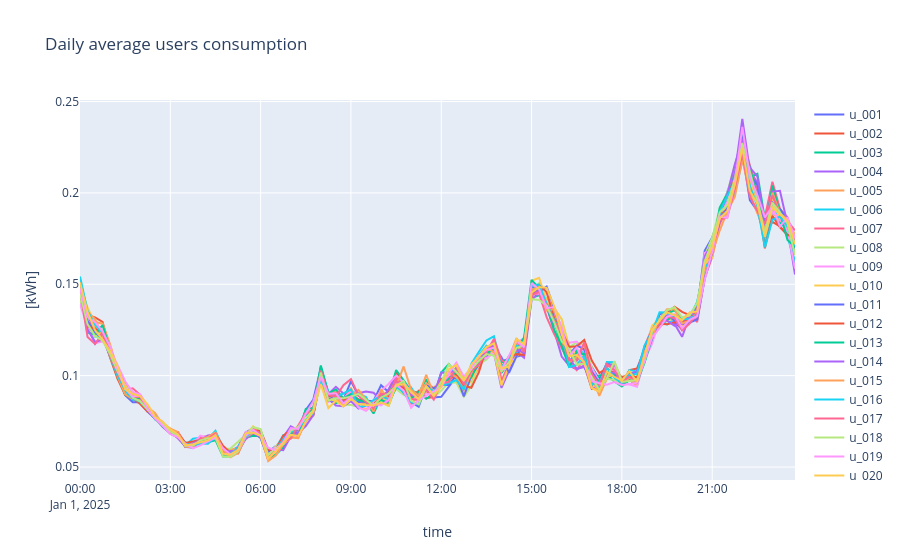

Notebook cell for this chart:
### Code cell
# plot average users load profiles
plot_average_users_load_profile(all_user_load_profile_dict, plot_type = 'scatter plot') # plot_type : [scatter plot; barchart]
